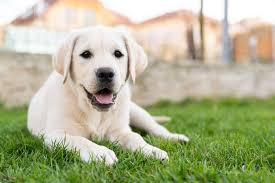
#> input picture trying out/reference3.jpeg, 275 x 183 px
$ jupyter execute --allow-errors trying3.ipynb
#> lines starting #> are read from the running program, lines starting #| are printed output that depends on the picture
[cell 1]
import cv2
import numpy as np
from skimage import exposure

# Read the target and reference images
target = cv2.imread('input3.jpg')
reference = cv2.imread('reference3.jpeg')
#> reference is the input picture: shape (183, 275, 3); mean B, G, R 146.3, 180.4, 177.6

# Resize reference to match target size
#> (the rest of this cell did not finish here and is left out)

[cell 2]
import cv2
import numpy as np
import matplotlib.pyplot as plt
from segment_anything import sam_model_registry, SamAutomaticMaskGenerator
from sklearn.mixture import GaussianMixture
from scipy.stats import wasserstein_distance
import ot


# Load images
target_img = cv2.imread('input1.jpg')
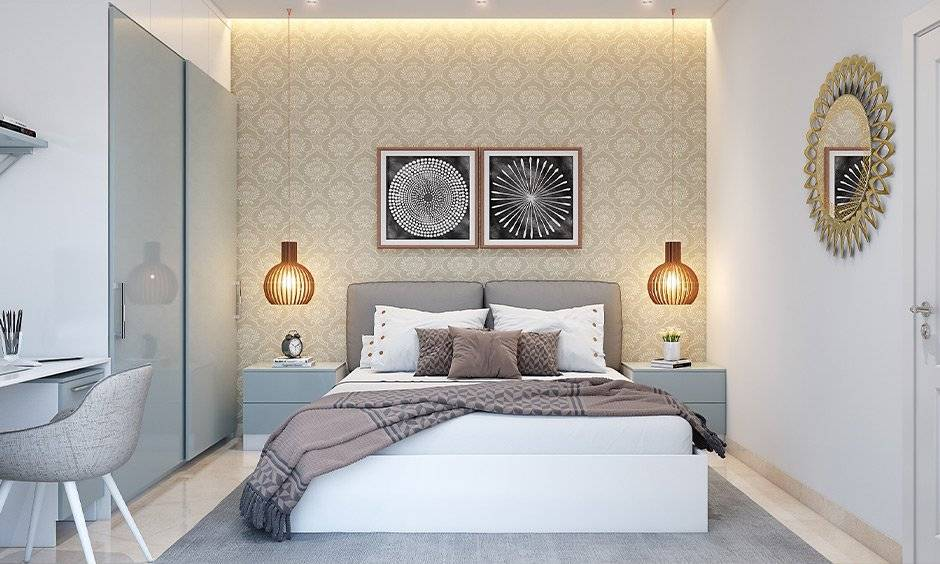
#> input picture trying out/input1.jpg, 940 x 564 px
#> target_img is the input picture: shape (564, 940, 3); mean B, G, R 171.7, 176.4, 180.7
reference_img = cv2.imread('reference1.jpeg')
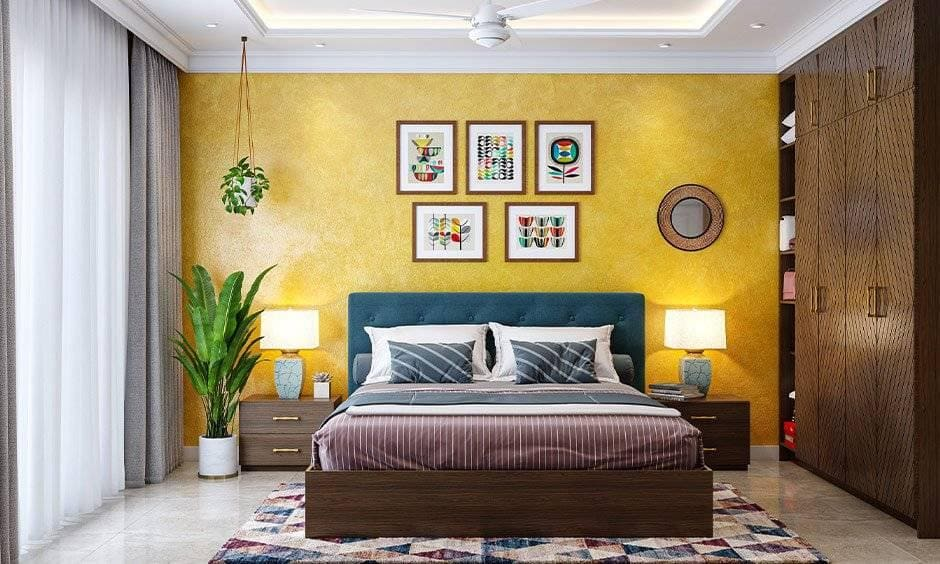
#> input picture trying out/reference1.jpeg, 940 x 564 px
#> reference_img is the input picture: shape (564, 940, 3); mean B, G, R 116.9, 142.3, 156.8
target_img_rgb = cv2.cvtColor(target_img, cv2.COLOR_BGR2RGB)
reference_img_rgb = cv2.cvtColor(reference_img, cv2.COLOR_BGR2RGB)

# Load SAM model
sam_checkpoint = "/home/neelraj-reddy/college/6th_sem/computer vision/project/sam_vit_h_4b8939.pth"  # Replace with correct path if needed
model_type = "vit_h"
# device = "cuda"  # Use "cuda" if you have a GPU, else "cpu"

#> (the rest of this cell did not finish here and is left out)
